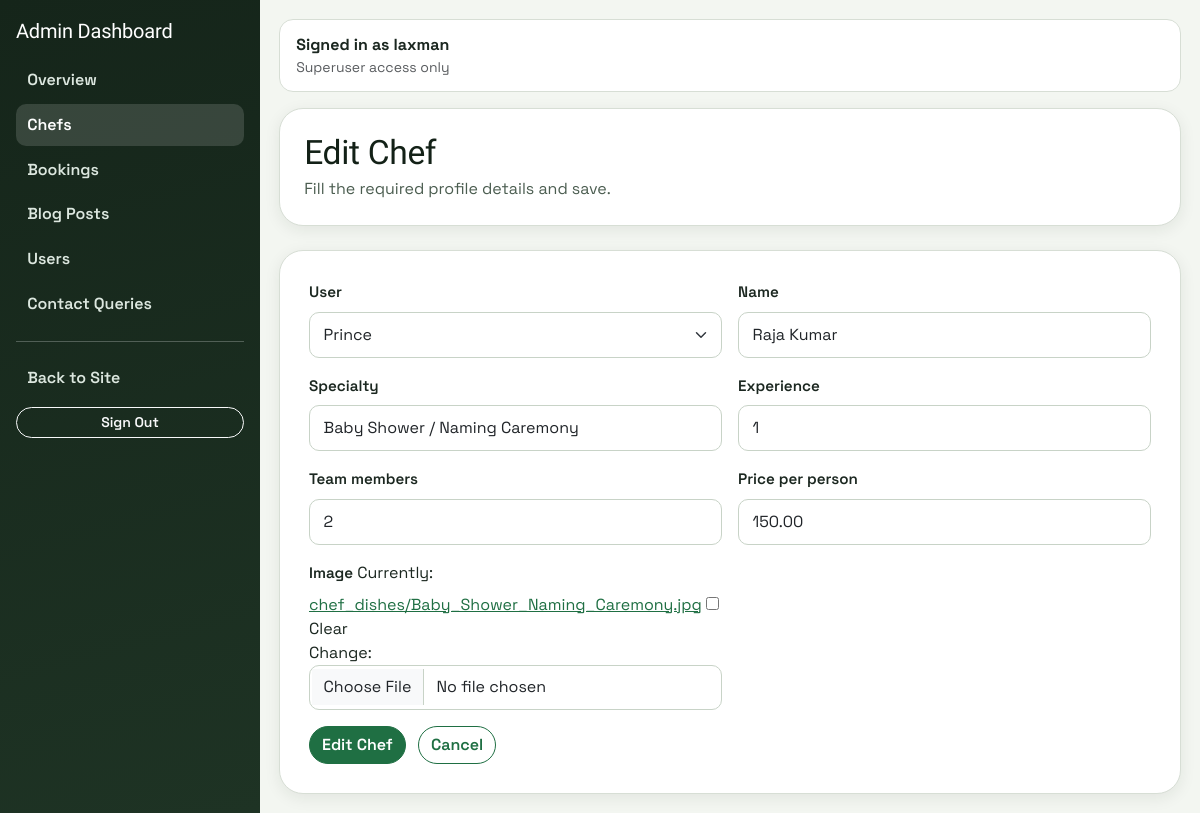
The page /myadmin/chefs/edit/9/ (signed in) on the database its author committed.
### booking/models.py (models this page shows, shortened)
class Chef(models.Model):
    user = models.OneToOneField(settings.AUTH_USER_MODEL, on_delete=models.CASCADE)
    name = models.CharField(max_length=100)
    specialty = models.CharField(max_length=200)
    experience = models.PositiveIntegerField()  # years
    team_members = models.PositiveIntegerField(
        validators=[MinValueValidator(2)],
        blank=True,
        null=True
    )
    price_per_person = models.DecimalField(max_digits=8, decimal_places=2)
    image = models.ImageField(upload_to='chef_dishes/', blank=True, null=True)

### custom_admin/views.py (the view)
# urls.py: path("chefs/edit/<int:pk>/", views.chef_edit, name="chef_edit"),
@admin_required
def chef_edit(request, pk):
    chef = get_object_or_404(Chef, pk=pk)
    if request.method == "POST":
        form = ChefForm(request.POST, request.FILES, instance=chef)
        if form.is_valid():
            form.save()
            messages.success(request, "Chef updated successfully.")
            return redirect("custom_admin:chef_list")
    else:
        form = ChefForm(instance=chef)
    return render(request, "custom_admin/chef_form.html", {"form": form, "action": "Edit", "chef": chef})

### custom_admin/forms.py
class ChefForm(forms.ModelForm):
    class Meta:
        model = Chef
        fields = [
            "user",
            "name",
            "specialty",
            "experience",
            "team_members",
            "price_per_person",
            "image",
        ]
        widgets = {
            "user": forms.Select(attrs={"class": "form-select"}),
            "name": forms.TextInput(attrs={"class": "form-control"}),
            "specialty": forms.TextInput(attrs={"class": "form-control"}),
            "experience": forms.NumberInput(attrs={"class": "form-control", "min": 0}),
            "team_members": forms.NumberInput(attrs={"class": "form-control", "min": 2}),
            "price_per_person": forms.NumberInput(attrs={"class": "form-control", "min": 0, "step": "0.01"}),
            "image": forms.ClearableFileInput(attrs={"class": "form-control"}),
        }

### booking/context_processors.py (called while the page is built)
def chef_context(request):
    chef = None
    profile = None
    is_admin_user = False
    if request.user.is_authenticated:
        chef = Chef.objects.filter(user=request.user).first()
        profile = getattr(request.user, "profile", None)
        is_admin_user = request.user.is_superuser
    return {"chef": chef, "user_profile": profile, "is_admin_user": is_admin_user}

### custom_admin/views.py (called while the page is built)
def admin_required(view_func):
    @wraps(view_func)
    def wrapper(request, *args, **kwargs):
        if not request.user.is_authenticated:
            login_url = reverse("custom_admin:login")
            return redirect(f"{login_url}?next={request.path}")
        if not request.user.is_superuser:
            return HttpResponseForbidden("You do not have permission to access this module.")
        return view_func(request, *args, **kwargs)
    return wrapper

### custom_admin/templates/custom_admin/chef_form.html (shortened to what this page needs)
{% extends "custom_admin/base.html" %}
{% block content %}
<section class="page-card p-4 mb-4">
  <h2 class="section-title mb-1">{{ action }} Chef</h2>
  <p class="section-subtitle mb-0">Fill the required profile details and save.</p>
</section>
<section class="form-panel" style="max-width:920px;">
  <form method="post" enctype="multipart/form-data" class="row g-3">
    {% for field in form %}
    <div class="col-md-6">
      <label for="{{ field.id_for_label }}" class="form-label">{{ field.label }}</label>
      {{ field }}
    </div>
    {% endfor %}
    <div class="col-12">
      <button class="btn btn-primary">{{ action }} Chef</button>
      <a class="btn btn-outline-primary ms-2" href="{% url 'custom_admin:chef_list' %}">Cancel</a>
    </div>
  </form>
</section>
{% endblock %}

### custom_admin/templates/custom_admin/base.html (shortened to what this page needs)
{% load static %}
<!DOCTYPE html>
<html lang="en">
<head>
  <link href="https://cdn.jsdelivr.net/npm/bootstrap@5.3.3/dist/css/bootstrap.min.css" rel="stylesheet" />
  <link href="{% static 'css/site.css' %}" rel="stylesheet" />
</head>
<body>
  <div class="admin-shell">
    <aside class="admin-sidebar">
      <h1 class="h5 text-white mb-3">Admin Dashboard</h1>
      <a href="{% url 'custom_admin:dashboard' %}" class="{% if request.resolver_match.url_name == 'dashboard' %}active{% endif %}">Overview</a>
      <a href="{% url 'custom_admin:chef_list' %}" class="{% if request.resolver_match.url_name == 'chef_list' or request.resolver_match.url_name == 'chef_add' or request.resolver_match.url_name == 'chef_edit' %}active{% endif %}">Chefs</a>
      <a href="{% url 'custom_admin:booking_list' %}" class="{% if request.resolver_match.url_name == 'booking_list' or request.resolver_match.url_name == 'booking_view' %}active{% endif %}">Bookings</a>
      <a href="{% url 'custom_admin:blog_list' %}" class="">Blog Posts</a>
      <a href="{% url 'custom_admin:user_list' %}" class="">Users</a>
      <a href="{% url 'custom_admin:contact_query_list' %}" class="{% if request.resolver_match.url_name == 'contact_query_list' or request.resolver_match.url_name == 'contact_query_view' %}active{% endif %}">Contact Queries</a>
      <hr class="border-light" />
      <a href="{% url 'home' %}">Back to Site</a>
      <form action="{% url 'custom_admin:logout' %}" method="post" class="mt-2">
        <button type="submit" class="btn btn-outline-light btn-sm w-100">Sign Out</button>
      </form>
    </aside>
    <main class="admin-main">
      <div class="admin-topbar d-flex justify-content-between align-items-center">
        <div>
          <strong>Signed in as {{ request.user.username }}</strong>
          <div class="text-muted small">Superuser access only</div>
        </div>
      </div>
      {% block content %}{% endblock %}
    </main>
  </div>
</body>
</html>

### static/css/site.css (style rules this page uses)
:root { --bg: #f5f7f3; --surface: #ffffff; --surface-muted: #eef2ea; --text: #1b2720; --text-muted: #4b5d50; --primary: #1f6f43; --primary-strong: #165233; --accent: #b87a2a; --border: #d7ded5; --danger: #a53838; --radius-sm: 10px; --radius-md: 16px; --radius-lg: 24px; --shadow-sm: 0 4px 16px rgba(22, 38, 28, 0.08); --shadow-md: 0 12px 36px rgba(22, 38, 28, 0.13); }
* { box-sizing: border-box; }
html, body { margin: 0; padding: 0; }
body { font-family: "Space Grotesk", "Segoe UI", sans-serif; color: var(--text); background: radial-gradient(circle at 10% 10%, #dfeadb 0%, rgba(223, 234, 219, 0) 40%), linear-gradient(180deg, #f9fbf8 0%, #eef3ec 100%); min-height: 100vh; }
h1, h2, h3, h4, h5, h6 { font-family: "Sora", "Segoe UI", sans-serif; letter-spacing: -0.01em; margin-top: 0; color: #132117; }
a { color: var(--primary); }
.page-card { background: var(--surface); border: 1px solid var(--border); border-radius: var(--radius-lg); box-shadow: var(--shadow-sm); }
.section-title { font-size: clamp(1.45rem, 3vw, 2.1rem); margin-bottom: 0.5rem; }
.section-subtitle { color: var(--text-muted); margin-bottom: 1.5rem; }
.form-panel { background: var(--surface); border: 1px solid var(--border); border-radius: var(--radius-lg); box-shadow: var(--shadow-sm); padding: clamp(1.1rem, 3vw, 1.8rem); }
.form-label { font-weight: 600; font-size: 0.95rem; }
.form-control, .form-select { border-radius: var(--radius-sm); border-color: #c8d3c7; padding: 0.62rem 0.85rem; }
.btn { border-radius: 999px; font-weight: 600; }
.btn-primary { border-color: var(--primary); background: var(--primary); }
.btn-outline-primary { color: var(--primary); border-color: var(--primary); }

### custom_admin/templates/custom_admin/base.html (style rules this page uses)
.admin-shell { min-height: 100vh; display: grid; grid-template-columns: 260px 1fr; }
.admin-sidebar { background: linear-gradient(165deg, #15251a, #1e3324); color: #dce7df; padding: 1.2rem 1rem; }
.admin-sidebar a { color: #dce7df; text-decoration: none; display: block; padding: .55rem .7rem; border-radius: 10px; margin-bottom: .2rem; font-weight: 600; }
.admin-sidebar a:hover, .admin-sidebar a.active { background: rgba(255,255,255,.14); color: #fff; }
.admin-main { padding: 1.2rem; background: #f3f6f1; }
.admin-topbar { background: #fff; border: 1px solid #d7ded5; border-radius: 14px; padding: .8rem 1rem; margin-bottom: 1rem; }

### rows shown on the page
Chef: form "Prince" "Raja Kumar" "Baby Shower / Naming Caremony" "1" "2" "150.00"

### other values the page prints
{{ request.user.username }} "laxman"
{{ action }} "Edit"
{{ field.label }} "User" "Name" "Specialty" "Experience" "Team members" "Price per person" "Image"
